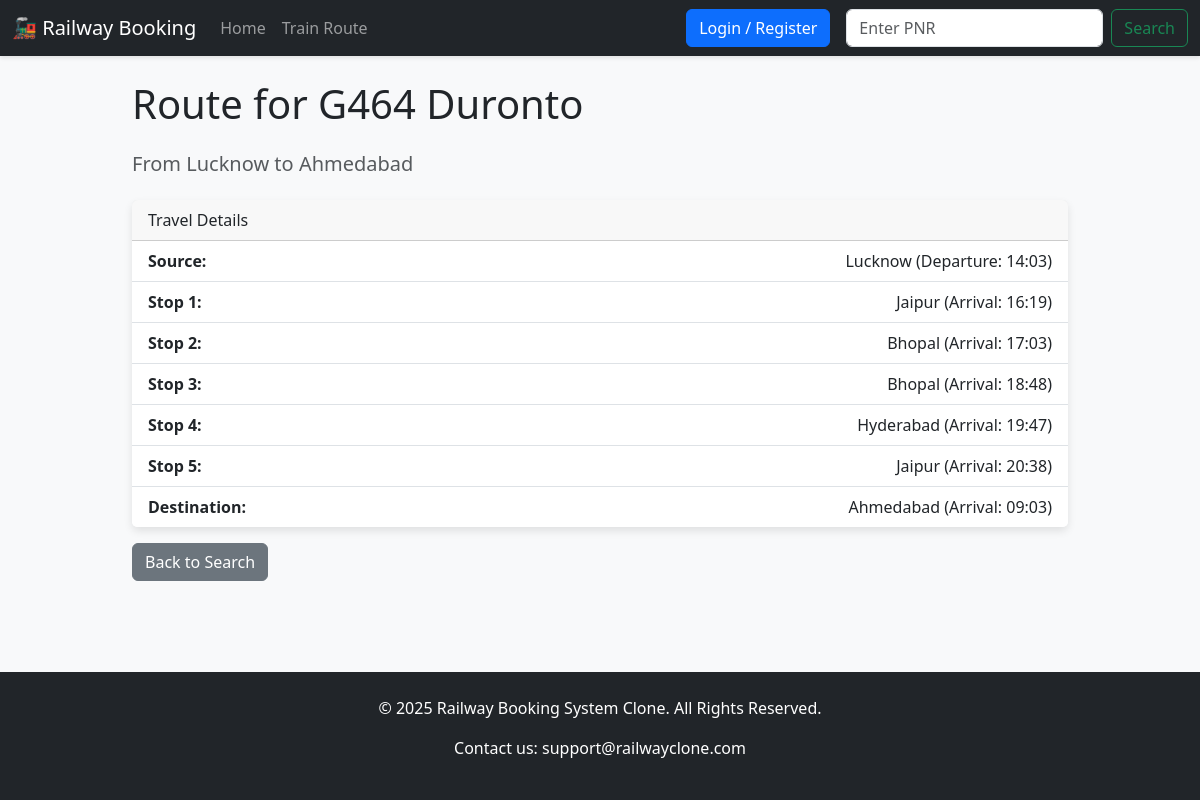
/train_route/10, run on the app's committed database.
### app.py (models this page shows)
class Train(db.Model):
    id = db.Column(db.Integer, primary_key=True)
    train_name = db.Column(db.String(100), nullable=False)
    source = db.Column(db.String(100), nullable=False)
    destination = db.Column(db.String(100), nullable=False)
    departure_time = db.Column(db.String(10), nullable=False) # e.g., '06:15'
    arrival_time = db.Column(db.String(10), nullable=True)
    total_seats = db.Column(db.Integer, nullable=False)
    bookings = db.relationship('Booking', backref='train', lazy=True)
    route_stops = db.relationship('Route', backref='train', lazy=True, order_by='Route.stop_order')

class Route(db.Model):
    id = db.Column(db.Integer, primary_key=True)
    train_id = db.Column(db.Integer, db.ForeignKey('train.id'), nullable=False)
    stop_name = db.Column(db.String(100), nullable=False)
    arrival_time = db.Column(db.String(10), nullable=False)
    stop_order = db.Column(db.Integer, nullable=False)

### app.py (the view)
@app.route('/train_route/<int:train_id>')
def train_route(train_id):
    train = Train.query.get_or_404(train_id)
    return render_template('train_route.html', train=train)

### templates/train_route.html
{% extends 'base.html' %}
{% block content %}
<h1 class="display-6 mb-4">Route for {{ train.train_name }}</h1>
<h5 class="text-muted">From {{ train.source }} to {{ train.destination }}</h5>
<div class="card mt-4">
  <div class="card-header">
    Travel Details
  </div>
  <ul class="list-group list-group-flush">
    <li class="list-group-item d-flex justify-content-between align-items-center">
      <strong>Source:</strong>
      <span>{{ train.source }} (Departure: {{ train.departure_time }})</span>
    </li>
    {% for stop in train.route_stops %}
    <li class="list-group-item d-flex justify-content-between align-items-center">
      <strong>Stop {{ loop.index }}:</strong>
      <span>{{ stop.stop_name }} (Arrival: {{ stop.arrival_time }})</span>
    </li>
    {% endfor %}
    <li class="list-group-item d-flex justify-content-between align-items-center">
      <strong>Destination:</strong>
      <span>{{ train.destination }} (Arrival: {{ train.arrival_time }})</span>
    </li>
  </ul>
</div>
<a href="/" class="btn btn-secondary mt-3">Back to Search</a>
{% endblock %}

### static/css/style.css (style rules this page uses)
body { background-color: #f8f9fa; }
.card { border: none; box-shadow: 0 4px 8px rgba(0,0,0,.1); }

### data on the page
Train: train_name "G464 Duronto", source "Lucknow", destination "Ahmedabad", departure_time "14:03", arrival_time "09:03"
Route: stop_name "Jaipur", arrival_time "16:19"
Route: stop_name "Bhopal", arrival_time "17:03"
Route: stop_name "Bhopal", arrival_time "18:48"
Route: stop_name "Hyderabad", arrival_time "19:47"
Route: stop_name "Jaipur", arrival_time "20:38"
